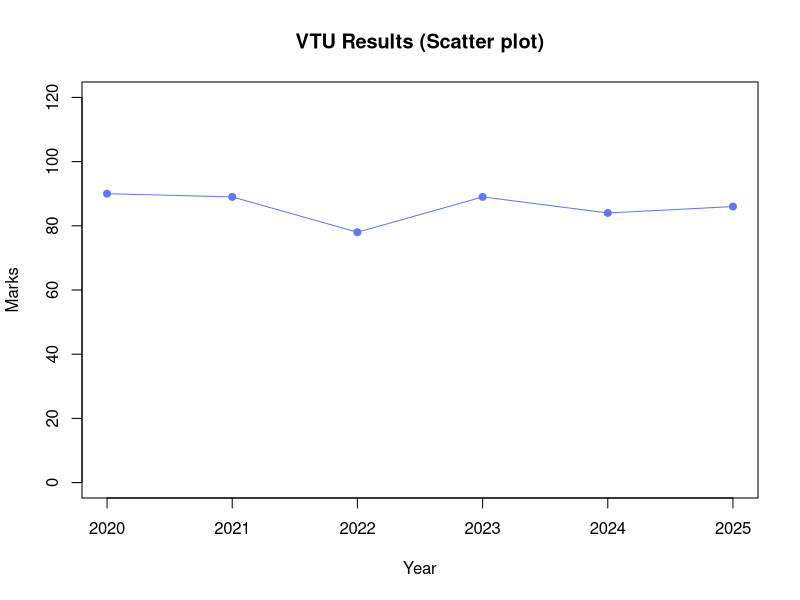

Source code (R):
marks <- c(90, 89, 78, 89, 84, 86)
year <- c(2020, 2021, 2022, 2023, 2024, 2025)

plot(year, marks,
  main = "VTU Results (Scatter plot)",
  xlab = "Year",
  ylab = "Marks",
  col = "#6677ee",
  cex = 1.4,
  pch = 20,
  ylim = c(0, 120),
  type = "o"
)
